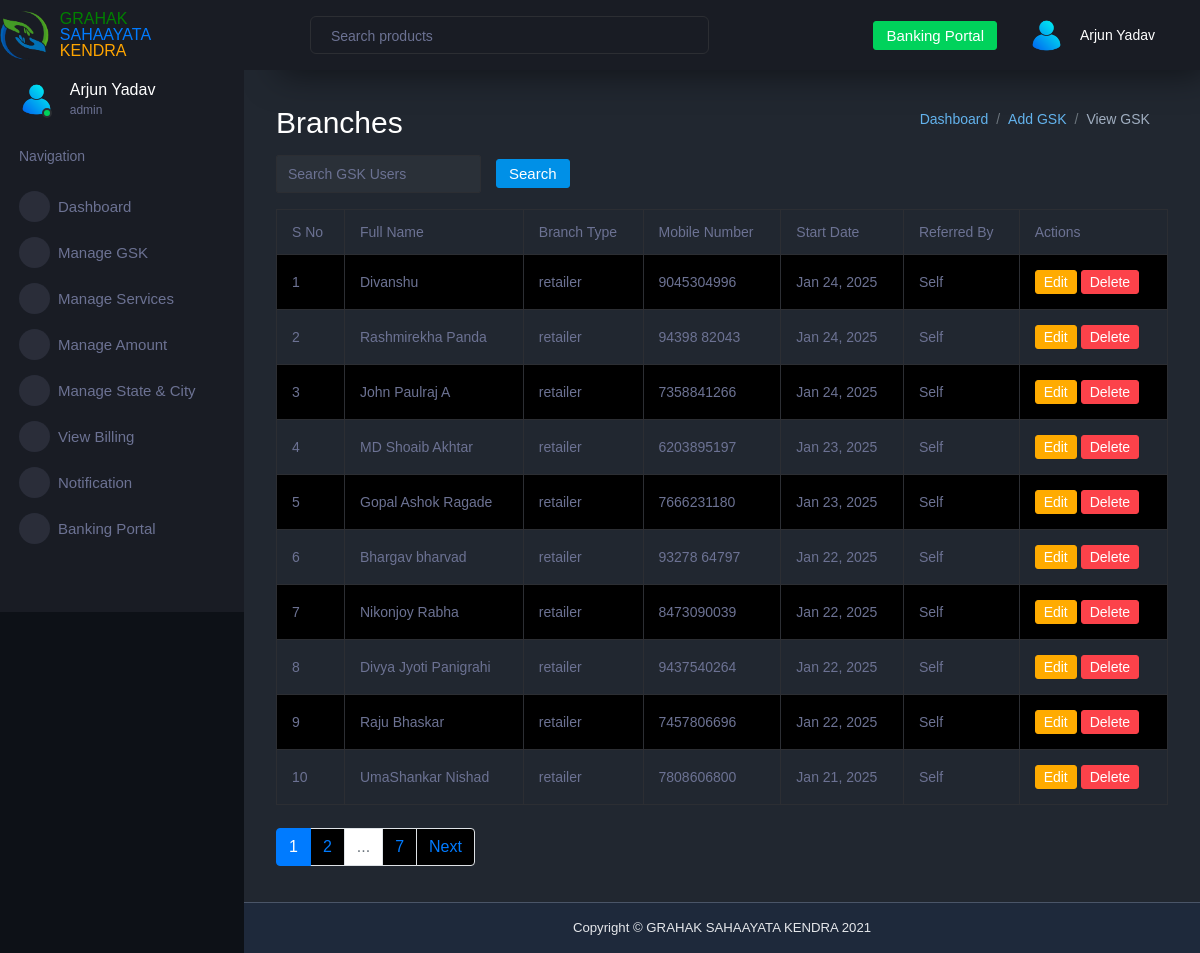
Page /dashboard/admin/view-gsk/ (signed in) on the committed database.
### dashboard/models.py (models this page shows, shortened)
class CustomUser(AbstractUser):
    email = models.EmailField(unique=True, null=False, blank=False)
    is_retailer = models.BooleanField(default=False)
    is_distributor = models.BooleanField(default=False)  # New field for distributor role
    username = models.CharField(
        max_length=150, unique=True, null=True, blank=True, editable=False
    )  # Automatically generated
    branch_id = models.CharField(max_length=50, unique=True, null=True, blank=False)
    plain_text_password = models.CharField(max_length=128, null=True, blank=True)  # For storing plain text password
    profile_photo = models.ImageField(upload_to='profile_photos/', null=True, blank=True)
    mobile_number = models.CharField(max_length=15, null=True, blank=True)
    pin = models.CharField(max_length=4, blank=True, null=True, verbose_name="Security PIN")
    full_name = models.CharField(max_length=255, blank=False, null=False)
    address = models.TextField(null=True, blank=True)
    state = models.CharField(max_length=100, null=True, blank=True)
    city = models.CharField(max_length=100, null=True, blank=True)
    postcode = models.CharField(max_length=20, null=True, blank=True)
    dob = models.DateField(null=True, blank=True)
    start_date = models.DateField(null=True, blank=True)
    created_at = models.DateTimeField(auto_now_add=True)  # Automatically set at creation time
    plain_password = models.CharField(max_length=128, null=True, blank=True)  # Add this field
    current_gsk_count = models.IntegerField(default=0)
    gender = models.CharField(
        max_length=10, choices=[("Male", "Male"), ("Female", "Female")], null=True, blank=True
    )
    role = models.CharField(
        max_length=50,
        choices=[
            ("admin", "Admin"),
            ("retailer", "Retailer"),
            ("distributor", "Distributor"),
            ("master_distributor", "Master Distributor"),
        ],
        null=True,
        blank=False,
        default='retailer'  # Default role
    )
    referred_by = models.ForeignKey(
        "self", on_delete=models.SET_NULL, null=True, blank=True, related_name="referrals"
    )
    wallet_balance = models.DecimalField(max_digits=10, decimal_places=2, default=0.00)
    USERNAME_FIELD = "email"
    REQUIRED_FIELDS = ['username']
    def __str__(self):
        return self.email

### dashboard/views/admin_views.py (the view)
@login_required
@role_required(['admin'])
def view_gsk(request):
    search_query = request.GET.get('search', '')
    gsk_list = CustomUser.objects.filter(role__in=['retailer', 'distributor', 'master_distributor']).order_by('-created_at')
    if search_query:
        gsk_list = gsk_list.filter(
            Q(username__icontains=search_query) |
            Q(branch_id__icontains=search_query) |
            Q(email__icontains=search_query)
        )
    gsk_list = gsk_list.order_by('-created_at')  # Order by start_date or created_at
    paginator = Paginator(gsk_list, 10)  # Paginate results (10 per page)
    page_number = request.GET.get('page')
    page_obj = paginator.get_page(page_number)
    serial_start = (page_obj.number - 1) * paginator.per_page
    print("GSK List:", gsk_list)
    context = {
        'gsk_list': page_obj,
        'search_query': search_query,
        'page_obj': page_obj,
        'serial_start': serial_start,
    }
    return render(request, 'admin_dashboard/view_gsk.html', context)

### dashboard/utils.py (called while the page is built)
def role_required(allowed_roles):
    def decorator(view_func):
        @wraps(view_func)
        def wrapper(request, *args, **kwargs):
            if not request.user.is_authenticated:
                logger.info("User is not authenticated. Redirecting to login.")
                return redirect('login')
            if request.user.role not in allowed_roles:
                logger.warning(f"Unauthorized access attempt by user: {request.user.username}, Role: {request.user.role}")
                return redirect('not_authorized')
            logger.info(f"Access granted for user: {request.user.username}, Role: {request.user.role}")
            return view_func(request, *args, **kwargs)
        return wrapper
    return decorator

### dashboard/templates/admin_dashboard/view_gsk.html (shortened to what this page needs)
{% extends 'base.html' %}
{% load static %}
{% block content %}
<div class="container mt-7">
    <div class="d-flex justify-content-between align-items-center">
        <h2 class="card-titles mb-2">Branches</h2>
        <nav aria-label="breadcrumb">
            <ol class="breadcrumb">
                <li class="breadcrumb-item"><a href="{% url 'admin_dashboard' %}">Dashboard</a></li>
                <li class="breadcrumb-item"><a href="{% url 'admin_add_gsk' %}">Add GSK</a></li>
                <li class="breadcrumb-item active" aria-current="page">View GSK</li>
            </ol>
        </nav>
    </div>
    <form method="get" class="form-inline mb-3">
        <input type="text" name="search" value="{{ search_query }}" class="form-control" placeholder="Search GSK Users">
        <button type="submit" class="btn btn-primary">Search</button>
    </form>
    <div class="table-responsive">
        <table class="table table-striped table-bordered">
            <thead>
                <tr>
                    <th>S No</th>
                    <th>Full Name</th>
                    <th>Branch Type</th>
                    <th>Mobile Number</th>
                    <th>Start Date</th>
                    <th>Referred By</th>
                    <th>Actions</th>
                </tr>
            </thead>
            <tbody>
                {% for gsk in gsk_list %}
                <tr>
                    <td>{{ serial_start|add:forloop.counter }}</td>
                    <td>{{ gsk.full_name }} </td>
                    <td>{{ gsk.role }}</td>
                    <td>{{ gsk.mobile_number }} </td>
                    <td>{{ gsk.created_at|date:"M d, Y" }}</td>
                    <td>
                        {% if gsk.referred_by %}
    {{ gsk.referred_by.role|title }} - {{ gsk.referred_by.full_name }}
{% else %}
    Self
{% endif %}
                    </td>
                    <td>
                        <a href="{% url 'edit_gsk' gsk.id %}" class="btn btn-warning btn-sm">Edit</a>
                        <a href="{% url 'delete_gsk' gsk.id %}" class="btn btn-danger btn-sm" onclick="return confirm('Are you sure you want to delete this GSK?');">Delete</a>
                    </td>
                </tr>
                {% empty %}
                <tr>
                    <td colspan="8">No GSK records found.</td>
                </tr>
                {% endfor %}
            </tbody>
        </table>
    </div>
    <nav>
        <ul class="pagination">
            <li class="page-item {% if gsk_list.number == 1 %}active{% endif %}">
                <a class="page-link" href="?page=1">1</a>
            </li>
            {% for page_num in gsk_list.paginator.page_range %}
                {% if page_num >= gsk_list.number|add:-1 and page_num <= gsk_list.number|add:1 and page_num != 1 and page_num != gsk_list.paginator.num_pages %}
                <li class="page-item {% if page_num == gsk_list.number %}active{% endif %}">
                    <a class="page-link" href="?page={{ page_num }}">{{ page_num }}</a>
                </li>
                {% endif %}
            {% endfor %}
            {% if gsk_list.number < gsk_list.paginator.num_pages|add:-2 %}
            <li class="page-item disabled"><span class="page-link">...</span></li>
            {% endif %}
            {% if gsk_list.paginator.num_pages > 1 %}
            <li class="page-item {% if gsk_list.number == gsk_list.paginator.num_pages %}active{% endif %}">
                <a class="page-link" href="?page={{ gsk_list.paginator.num_pages }}">{{ gsk_list.paginator.num_pages }}</a>
            </li>
            {% endif %}
            {% if gsk_list.has_next %}
            <li class="page-item">
                <a class="page-link" href="?page={{ gsk_list.next_page_number }}">Next</a>
            </li>
            {% endif %}
        </ul>
    </nav>
</div>
{% endblock %}

### dashboard/templates/dashboard/sidebar.html (shortened to what this page needs)
{% load static %}
<nav class="sidebar sidebar-offcanvas" id="sidebar">
    <div class="sidebar-brand-wrapper d-none d-lg-flex align-items-center justify-content-center fixed-top">
      <a href="#" class="logo d-flex align-items-center">
        <img src="{% static 'assets/images/Sahaayata-pay-logo.png'%}" alt="logo-1" width="20%">
        <span class="d-none d-lg-block"><span style="color:green;">GRAHAK</span> <br/>SAHAAYATA <br/><span style="color:orange;">KENDRA</span></span>
      </a>
    </div>
    {% if user.role == 'admin' %}
    <ul class="nav">
      <li class="nav-item profile">
        <div class="profile-desc">
          <div class="profile-pic">
            <div class="count-indicator">
              <img class="img-xs rounded-circle " src="{% static 'assets/images/faces/9815472.png'%}" alt=" IMAGE-6">
              <span class="count bg-success"></span>
            </div>
            <div class="profile-name">
              <h5 class="mb-0 font-weight-normal">{{ user.full_name }}</h5>
              <span>{{ user.role|default:"User" }}</span>
            </div>
          </div>
          <a href="#" id="profile-dropdown" data-toggle="dropdown"><i class="mdi mdi-dots-vertical"></i>
        </div>
      </li>
      <li class="nav-item nav-category">
        <span class="nav-link">Navigation</span>
      </li>
      <li class="nav-item menu-items">
        <a class="nav-link" href="{% url 'admin_dashboard' %}">
          <span class="menu-icon">
            <i class="mdi mdi-speedometer"></i>
          </span>
          <span class="menu-title">Dashboard</span>
        </a>
      </li>
      <li class="nav-item menu-items">
        <a class="nav-link" data-toggle="collapse" href="#ui-basic" aria-expanded="false" aria-controls="ui-basic">
          <span class="menu-icon">
            <i class="mdi mdi-laptop"></i>
          </span>
          <span class="menu-title">Manage GSK</span>
          <i class="menu-arrow"></i>
        </a>
      </li>
      <li class="nav-item menu-items">
        <a class="nav-link" data-toggle="collapse" href="#ui-servi" aria-expanded="false" aria-controls="ui-servi">
          <span class="menu-icon">
            <i class="mdi mdi-chart-bar"></i>
          </span>
          <span class="menu-title">Manage Services</span>
          <i class="menu-arrow"></i>
        </a>
      </li>
      <li class="nav-item menu-items">
        <a class="nav-link" data-toggle="collapse" href="#ui-amoun" aria-expanded="false" aria-controls="ui-amoun">
          <span class="menu-icon">
            <i class="mdi mdi-table-large"></i>
          </span>
          <span class="menu-title">Manage Amount</span>
          <i class="menu-arrow"></i>
        </a>
      </li>
      <li class="nav-item menu-items">
        <a class="nav-link" data-toggle="collapse" href="#ui-city" aria-expanded="false" aria-controls="ui-city">
          <span class="menu-icon">
            <i class="mdi mdi-contacts"></i>
          </span>
          <span class="menu-title">Manage State & City</span>
          <i class="menu-arrow"></i>
        </a>
      </li>
      <li class="nav-item menu-items">
        <a class="nav-link" data-toggle="collapse" href="#auth" aria-expanded="false" aria-controls="auth">
          <span class="menu-icon">
            <i class="mdi mdi-security"></i>
          </span>
          <span class="menu-title">View Billing</span>
          <i class="menu-arrow"></i>
        </a>
      </li>
      <li class="nav-item menu-items">
        <a class="nav-link" href="#noti"  data-toggle="collapse" aria-expanded="false" aria-controls="noti">
          <span class="menu-icon">
            <i class="mdi mdi-bell"></i>
          </span>
          <span class="menu-title">Notification</span>
          <i class="menu-arrow"></i>
        </a>
      </li>
      <li class="nav-item menu-items">
        <a class="nav-link" data-toggle="collapse" href="#ui-kit" aria-expanded="false" aria-controls="ui-kit">
          <span class="menu-icon">
            <i class="mdi mdi-file-document-box"></i>
          </span>
          <span class="menu-title">Banking Portal</span>
          <i class="menu-arrow"></i>
        </a>
  {% endif %}
</ul>
</nav>

### dashboard/templates/dashboard/header.html (shortened to what this page needs)
{% load static %}
<nav class="navbar p-0 fixed-top d-flex flex-row">
  <div class="navbar-menu-wrapper flex-grow d-flex align-items-stretch">
    <button class="navbar-toggler navbar-toggler align-self-center" type="button" data-toggle="minimize">
      <span class="mdi mdi-menu"></span>
    </button>
    <ul class="navbar-nav w-100">
      <li class="nav-item w-100">
        <form class="nav-link mt-2 mt-md-0 d-none d-lg-flex search">
          <input type="text" class="form-control" placeholder="Search products">
        </form>
      </li>
    </ul>
    <ul class="navbar-nav navbar-nav-right">
      <li class="nav-item d-lg-block">
        <a class="nav-link btn btn-success create-new-button"  href="{% url 'banking_portal_request' %}">Banking Portal</a>
      </li>
      <li class="nav-item dropdown">
        <a class="nav-link" id="profileDropdown" href="#" data-toggle="dropdown">
          <div class="navbar-profile">
            <img class="img-xs rounded-circle" src="{% static 'assets/images/faces/9815472.png'%}" alt="">
            <p class="mb-0 d-none d-sm-block navbar-profile-name">{{ user.full_name }}</p>
            <i class="mdi mdi-menu-down d-none d-sm-block"></i>
          </div>
        </a>
      </li>
    </ul>
  </div>
</nav>

### dashboard/templates/dashboard/sidebar.html (style rules this page uses)
a.logo.d-flex.align-items-center { text-decoration: none; }

### dashboard/templates/admin_dashboard/view_gsk.html (style rules this page uses)
.breadcrumb-item a { color: #63b3ed; text-decoration: none; }
.breadcrumb-item.active { color: #a0aec0; }
.mt-7, .my-5 { margin-top: 5rem !important; }
button.btn.btn-primary { margin-left: 15px; }
ul.pagination { margin-top: 23px; }

### rows in the picture
CustomUser: full_name "Arjun Yadav", role "admin"
CustomUser: is_active "1", full_name "Divanshu", role "retailer", mobile_number "9045304996", created_at "Jan 24, 2025", shows "Self"
CustomUser: counter "2", full_name "Rashmirekha Panda", role "retailer", mobile_number "94398 82043", created_at "Jan 24, 2025", shows "Self"
CustomUser: counter "3", full_name "John Paulraj A", role "retailer", mobile_number "7358841266", created_at "Jan 24, 2025", shows "Self"
CustomUser: counter "4", full_name "MD Shoaib Akhtar", role "retailer", mobile_number "6203895197", created_at "Jan 23, 2025", shows "Self"
CustomUser: counter "5", full_name "Gopal Ashok Ragade", role "retailer", mobile_number "7666231180", created_at "Jan 23, 2025", shows "Self"
CustomUser: counter "6", full_name "Bhargav bharvad", role "retailer", mobile_number "93278 64797", created_at "Jan 22, 2025", shows "Self"
CustomUser: counter "7", full_name "Nikonjoy Rabha", role "retailer", mobile_number "8473090039", created_at "Jan 22, 2025", shows "Self"
CustomUser: counter "8", full_name "Divya Jyoti Panigrahi", role "retailer", mobile_number "9437540264", created_at "Jan 22, 2025", shows "Self"
CustomUser: counter "9", full_name "Raju Bhaskar", role "retailer", mobile_number "7457806696", created_at "Jan 22, 2025", shows "Self"
CustomUser: counter "10", full_name "UmaShankar Nishad", role "retailer", mobile_number "7808606800", created_at "Jan 21, 2025", shows "Self"

### other values in the picture
{{ page_num }} "2"
{{ gsk_list.paginator.num_pages }} "7"
